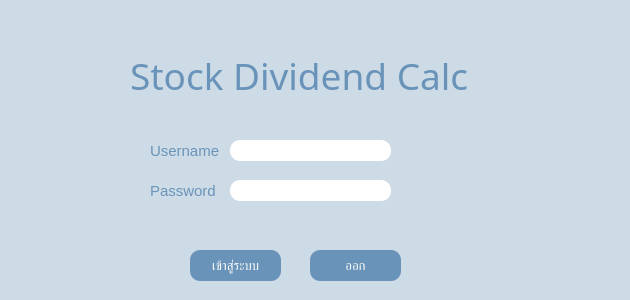
<?xml version="1.0" encoding="UTF-8"?>
<ui version="4.0">
 <class>login</class>
 <widget class="QDialog" name="login">
  <property name="geometry">
   <rect>
    <x>0</x>
    <y>0</y>
    <width>630</width>
    <height>300</height>
   </rect>
  </property>
  <property name="windowTitle">
   <string>Dialog</string>
  </property>
  <property name="styleSheet">
   <string notr="true">background-color: rgb(205, 219, 231);</string>
  </property>
  <widget class="QTextEdit" name="txtUsername">
   <property name="geometry">
    <rect>
     <x>230</x>
     <y>140</y>
     <width>161</width>
     <height>21</height>
    </rect>
   </property>
   <property name="styleSheet">
    <string notr="true">background-color: rgb(255, 255, 255);
border-radius: 10px;</string>
   </property>
   <property name="html">
    <string>&lt;!DOCTYPE HTML PUBLIC &quot;-//W3C//DTD HTML 4.0//EN&quot; &quot;http://www.w3.org/TR/REC-html40/strict.dtd&quot;&gt;
&lt;html&gt;&lt;head&gt;&lt;meta name=&quot;qrichtext&quot; content=&quot;1&quot; /&gt;&lt;style type=&quot;text/css&quot;&gt;
p, li { white-space: pre-wrap; }
&lt;/style&gt;&lt;/head&gt;&lt;body style=&quot; font-family:'MS Shell Dlg 2'; font-size:8.25pt; font-weight:400; font-style:normal;&quot;&gt;
&lt;p style=&quot;-qt-paragraph-type:empty; margin-top:0px; margin-bottom:0px; margin-left:0px; margin-right:0px; -qt-block-indent:0; text-indent:0px;&quot;&gt;&lt;br /&gt;&lt;/p&gt;&lt;/body&gt;&lt;/html&gt;</string>
   </property>
  </widget>
  <widget class="QLabel" name="label">
   <property name="geometry">
    <rect>
     <x>150</x>
     <y>140</y>
     <width>71</width>
     <height>21</height>
    </rect>
   </property>
   <property name="font">
    <font>
     <pointsize>11</pointsize>
    </font>
   </property>
   <property name="styleSheet">
    <string notr="true">color: rgb(105, 147, 184);</string>
   </property>
   <property name="text">
    <string>Username</string>
   </property>
  </widget>
  <widget class="QLabel" name="label_2">
   <property name="geometry">
    <rect>
     <x>150</x>
     <y>180</y>
     <width>71</width>
     <height>21</height>
    </rect>
   </property>
   <property name="font">
    <font>
     <pointsize>11</pointsize>
    </font>
   </property>
   <property name="styleSheet">
    <string notr="true">color: rgb(105, 147, 184);</string>
   </property>
   <property name="text">
    <string>Password</string>
   </property>
  </widget>
  <widget class="QPushButton" name="btnLogin">
   <property name="geometry">
    <rect>
     <x>190</x>
     <y>250</y>
     <width>91</width>
     <height>31</height>
    </rect>
   </property>
   <property name="font">
    <font>
     <pointsize>10</pointsize>
    </font>
   </property>
   <property name="styleSheet">
    <string notr="true">border-radius: 10px;
background-color: rgb(105, 147, 184);
color: rgb(255, 255, 255)</string>
   </property>
   <property name="text">
    <string>เข้าสู่ระบบ</string>
   </property>
  </widget>
  <widget class="QPushButton" name="btnExit">
   <property name="geometry">
    <rect>
     <x>310</x>
     <y>250</y>
     <width>91</width>
     <height>31</height>
    </rect>
   </property>
   <property name="font">
    <font>
     <pointsize>10</pointsize>
    </font>
   </property>
   <property name="styleSheet">
    <string notr="true">border-radius: 10px;
background-color: rgb(105, 147, 184);
color: rgb(255, 255, 255)</string>
   </property>
   <property name="text">
    <string>ออก</string>
   </property>
  </widget>
  <widget class="QLabel" name="label_3">
   <property name="geometry">
    <rect>
     <x>130</x>
     <y>40</y>
     <width>361</width>
     <height>71</height>
    </rect>
   </property>
   <property name="font">
    <font>
     <family>Modern No. 20</family>
     <pointsize>28</pointsize>
    </font>
   </property>
   <property name="styleSheet">
    <string notr="true">color: rgb(105, 147, 184);</string>
   </property>
   <property name="text">
    <string>Stock Dividend Calc</string>
   </property>
  </widget>
  <widget class="QLineEdit" name="txtPassword">
   <property name="geometry">
    <rect>
     <x>230</x>
     <y>180</y>
     <width>161</width>
     <height>21</height>
    </rect>
   </property>
   <property name="styleSheet">
    <string notr="true">background-color: rgb(255, 255, 255);
border-radius: 10px;</string>
   </property>
  </widget>
 </widget>
 <resources/>
 <connections/>
</ui>
